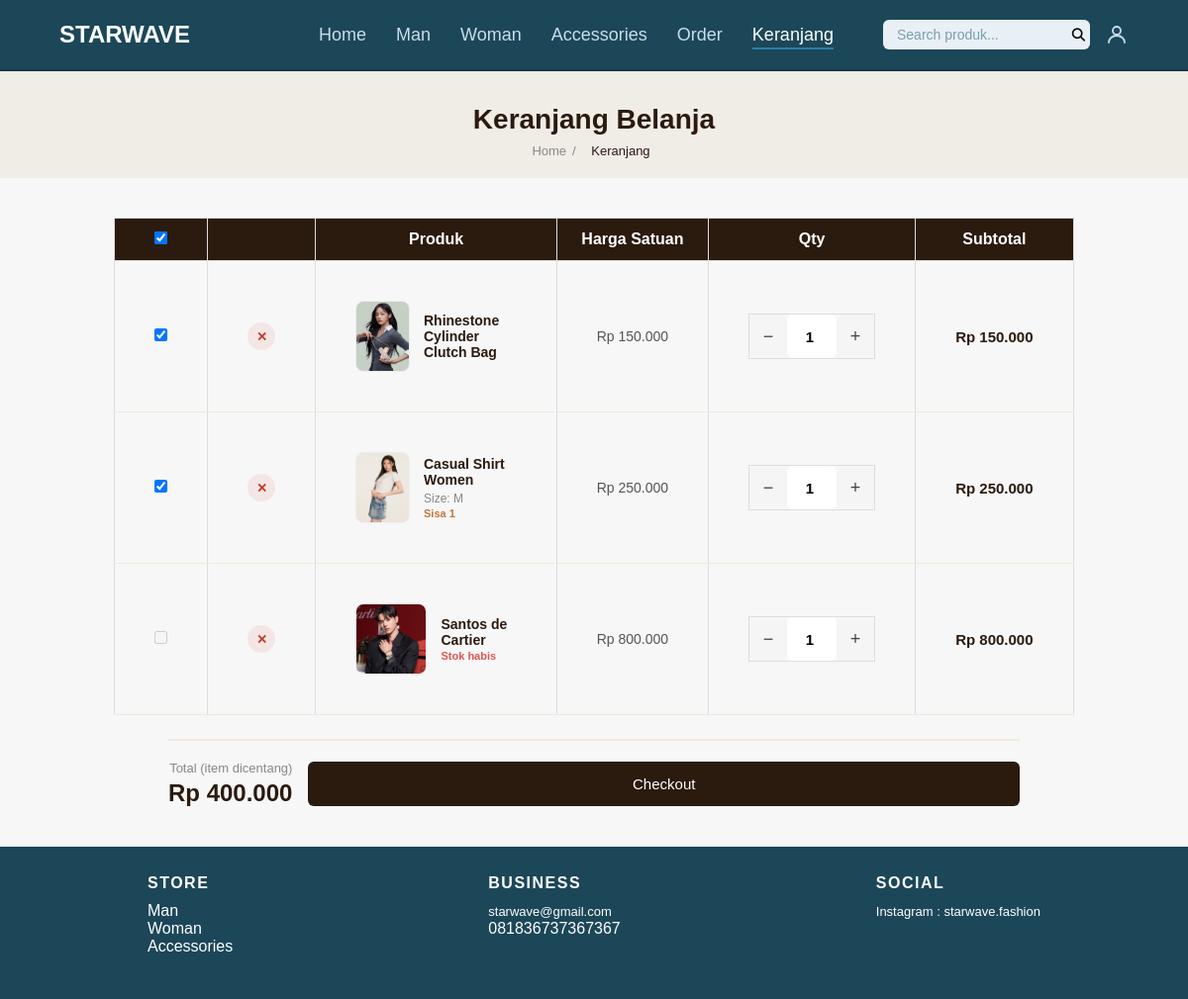
The app's page /keranjang.php (signed in) with its own data.
### tables this page shows
CREATE TABLE `produk` (
  `id` int(11) NOT NULL,
  `nama_produk` varchar(255) DEFAULT NULL,
  `harga` int(11) DEFAULT NULL,
  `gambar` varchar(255) DEFAULT NULL,
  `deskripsi` text DEFAULT NULL,
  `kategori` varchar(50) DEFAULT NULL,
  `created_at` datetime DEFAULT current_timestamp(),
  `stok_s` tinyint(1) DEFAULT 1,
  `stok_m` tinyint(1) DEFAULT 1,
  `stok_l` tinyint(1) DEFAULT 1,
  `stok_xl` tinyint(1) DEFAULT 1,
  `stok_xxl` tinyint(1) DEFAULT 1,
  `stok` int(11) NOT NULL DEFAULT 0
);

CREATE TABLE `keranjang` (
  `id` int(11) NOT NULL,
  `id_user` int(11) NOT NULL,
  `id_produk` int(11) NOT NULL,
  `nama_produk` varchar(255) NOT NULL,
  `harga` int(11) NOT NULL,
  `qty` int(11) NOT NULL DEFAULT 1,
  `ukuran` varchar(10) NOT NULL DEFAULT '-',
  `gambar` varchar(255) DEFAULT NULL,
  `created_at` datetime DEFAULT current_timestamp()
);

### keranjang.php (the view, shortened to what this page needs)
<?php
include 'config/koneksi.php';
$user_email = $_SESSION['user'];
$stmt = $pdo->prepare("SELECT * FROM users WHERE email = ?");
$stmt->execute([$user_email]);
$user = $stmt->fetch(PDO::FETCH_ASSOC);
$id_user = (int)$user['id_user'];
$stmt = $pdo->prepare("
    SELECT k.*,
           p.stok, p.stok_s, p.stok_m, p.stok_l, p.stok_xl, p.stok_xxl, p.kategori AS kategori_produk
    FROM keranjang k
    LEFT JOIN produk p ON k.id_produk = p.id
    WHERE k.id_user = ?
    ORDER BY k.created_at DESC
");
$stmt->execute([$id_user]);
$items = $stmt->fetchAll(PDO::FETCH_ASSOC);
?>
<!DOCTYPE html>
<html lang="id">
<head>
    <link rel="stylesheet" href="style.css">
    <link rel="stylesheet" href="order.css">
    <link rel="stylesheet" href="https://cdnjs.cloudflare.com/ajax/libs/font-awesome/6.5.1/css/all.min.css">
</head>
<body>
<header>
    <nav>
        <h1><a href="index.php">STARWAVE</a></h1>
        <ul>
            <li><a href="index.php">Home</a></li>
            <li><a href="man.php">Man</a></li>
            <li><a href="woman.php">Woman</a></li>
            <li><a href="accessories.php">Accessories</a></li>
            <li><a href="order.php">Order</a></li>
            <li><a href="keranjang.php" class="active">Keranjang</a></li>
        </ul>
        <form action="search.php" method="GET" class="search-form" onsubmit="return validateSearch(this)">
            <input type="text" name="q" placeholder="Search produk..." class="search-input">
            <button type="submit" class="search-btn">
                <i class="fa fa-search"></i>
            </button>
        </form>
        <?php if (isset($_SESSION['user'])): ?>
            <a href="profile.php" style="margin-left:15px; text-decoration:none; display:flex; align-items:center;" title="Profile">
                <?php
                    $stmt2 = $pdo->prepare("SELECT foto_profil FROM users WHERE email = ?");
                    $stmt2->execute([$_SESSION['user']]);
                    $navUser = $stmt2->fetch(PDO::FETCH_ASSOC);
                ?>
                <?php if (!empty($navUser['foto_profil']) && file_exists($navUser['foto_profil'])): ?>
                    <img src="<?= htmlspecialchars($navUser['foto_profil']) ?>"
                         style="width:34px; height:34px; border-radius:50%; object-fit:cover; border:2px solid #2a7fa8;">
                <?php else: ?>
                    <svg xmlns="http://www.w3.org/2000/svg" width="24" height="24" viewBox="0 0 24 24" fill="none" stroke="#c9dde8" stroke-width="1.8" stroke-linecap="round" stroke-linejoin="round">
                        <circle cx="12" cy="8" r="4"/>
                        <path d="M4 20c0-4 3.6-7 8-7s8 3 8 7"/>
                    </svg>
                <?php endif; ?>
            </a>
        <?php else: ?>
            <a href="masuk/login.php" class="btn-login">Login</a>
        <?php endif; ?>
    </nav>
</header>
<div class="breadcrumb-bar">
    <h1>Keranjang Belanja</h1>
    <div class="breadcrumb">
        <a href="index.php">Home</a><span>/</span>
        <span style="color:#2b1a0e">Keranjang</span>
    </div>
</div>
<section class="ord-detail-section">
<?php if (empty($items)): ?>
    <div style="text-align:center; padding:80px 0; color:#888;">
        <div style="font-size:60px; margin-bottom:16px;">🛒</div>
        <h2 style="margin-bottom:8px;">Keranjang kamu kosong</h2>
        <p style="margin-bottom:24px;">Yuk mulai belanja!</p>
        <a href="index.php" class="ord-btn-buy" style="text-decoration:none; padding:12px 32px;">Mulai Belanja</a>
    </div>
<?php else: ?>
    <form method="POST" action="proses_keranjang.php">
        <div style="display:flex; flex-direction:column; align-items:center;">
            <table class="ord-keranjang-table">
                <thead>
                    <tr>
                        <th style="width:36px;">
                            <input type="checkbox" id="checkAllItems" checked onclick="toggleAllItems(this)" title="Pilih semua">
                        </th>
                        <th style="width:50px;"></th>
                        <th>Produk</th>
                        <th>Harga Satuan</th>
                        <th>Qty</th>
                        <th>Subtotal</th>
                    </tr>
                </thead>
                <tbody>
                <?php foreach ($items as $it):
                    $subtotal = $it['harga'] * $it['qty'];
                    $stok_max = (int)$it['stok_max'];
                    $habis    = $stok_max <= 0;
                ?>
                    <tr class="ord-keranjang-row">
                        <td>
                            <input type="checkbox" name="checked[]" value="<?= $it['id'] ?>"
                                   class="item-checkbox" data-harga="<?= $it['harga'] ?>"
                                   <?= $habis ? '' : 'checked' ?> <?= $habis ? 'disabled' : '' ?>
                                   onchange="recalcTotal()">
                        </td>
                        <td>
                            <a href="proses_keranjang.php?hapus=<?= $it['id'] ?>" class="ord-btn-hapus-item" title="Hapus">✕</a>
                        </td>
                        <td>
                            <div class="ord-keranjang-produk">
                                <img src="<?= htmlspecialchars($it['gambar']) ?>" alt="<?= htmlspecialchars($it['nama_produk']) ?>" class="ord-keranjang-img">
                                <div>
                                    <div class="ord-keranjang-nama"><?= htmlspecialchars($it['nama_produk']) ?></div>
                                    <?php if (!empty($it['ukuran']) && $it['ukuran'] !== '-'): ?>
                                        <div class="ord-keranjang-ukuran">Size: <?= htmlspecialchars($it['ukuran']) ?></div>
                                    <?php endif; ?>
                                    <?php if ($habis): ?>
                                        <div style="font-size:11px;color:#e05555;font-weight:700;margin-top:2px;">Stok habis</div>
                                    <?php elseif ($stok_max <= 2): ?>
                                        <div style="font-size:11px;color:#c0773a;font-weight:700;margin-top:2px;">Sisa <?= $stok_max ?></div>
                                    <?php endif; ?>
                                </div>
                            </div>
                        </td>
                        <td class="ord-keranjang-harga">
                            Rp <?= number_format($it['harga'], 0, ',', '.') ?>
                        </td>
                        <td>
                            <div class="ord-qty-control" style="justify-content:center;">
                                <button type="button" class="ord-qty-btn" onclick="ubahQty(this, -1)">−</button>
                                <input class="ord-qty-input" type="number" name="qty[<?= $it['id'] ?>]"
                                       value="<?= $it['qty'] ?>" min="1" max="<?= $stok_max ?>"
                                       data-max="<?= $stok_max ?>" style="width:50px;" readonly>
                                <button type="button" class="ord-qty-btn" onclick="ubahQty(this, 1)">+</button>
                            </div>
                        </td>
                        <td class="ord-keranjang-subtotal" data-harga="<?= $it['harga'] ?>">
                            Rp <?= number_format($subtotal, 0, ',', '.') ?>
                        </td>
                    </tr>
                <?php endforeach; ?>
                </tbody>
            </table>
            <div class="ord-keranjang-footer">
                <div class="ord-keranjang-total-box">
                    <div class="ord-keranjang-total-label">Total (item dicentang)</div>
                    <div class="ord-keranjang-total-harga" id="grandTotal">
                    </div>
                </div>
                <button type="submit" name="beli_semua" value="1" class="ord-btn-cart" id="btnCheckout">
                    Checkout
                </button>
            </div>
        </div>
    </form>
<?php endif; ?>
</section>
<footer>
    <div class="footer-box">
        <div>
            <h3>Store</h3>
            <p>Man</p>
            <p>Woman</p>
            <p>Accessories</p>
        </div>
        <div>
            <h3>Business</h3>
            <p><a href="mailto:starwave@gmail.com">starwave@gmail.com</a></p>
            <p>081836737367367</p>
        </div>
        <div>
            <h3>Social</h3>
            <p><a href="https://instagram.com/starwave" target="_blank">Instagram : starwave.fashion</a></p>
        </div>
    </div>
</footer>
</body>
</html>

### style.css (style rules this page uses)
* { margin: 0; padding: 0; box-sizing: border-box; font-family: Arial; }
body { background: #fff; padding-top: 65px; display: flex; flex-direction: column; min-height: 100vh; }
nav { display: flex; align-items: center; padding: 20px 60px; background: #1C4759; border-bottom: 2px solid #163743; position: fixed; top: 0; left: 0; width: 100%; z-index: 1000; box-sizing: border-box; }
nav h1 { margin-right: 80px; color: #fff; }
nav h1 a { color: #fff; text-decoration: none; }
nav ul { display: flex; list-style: none; margin: 0 auto; gap: 30px; }
nav ul li a { text-decoration: none; color: #c9dde8; font-size: 18px; transition: color 0.2s; }
nav ul li a.active { color: #fff; border-bottom: 2px solid #2a7fa8; padding-bottom: 3px; }
nav > a { color: #c9dde8 !important; text-decoration: none; font-size: 18px; transition: color 0.2s; }
nav input[type="text"], nav input[type="search"] { padding: 7px 14px; border: none; border-radius: 6px; font-size: 14px; background: #e8f0f5; color: #1C4759; outline: none; }
nav input[type="text"]::placeholder, nav input[type="search"]::placeholder { color: #7a9eb0; }
footer { background: #1C4759; padding: 28px 20px; position: relative; margin-top: auto; }
.footer-box { display: flex; justify-content: space-around; margin-bottom: 16px; }
footer p, footer h3 { color: #ffffff; }
footer h3 { color: #ffffff; font-size: 16px; font-weight: 800; margin-bottom: 10px; letter-spacing: 1.5px; text-transform: uppercase; }
footer a { color: #ffffff; text-decoration: none; font-size: 13px; transition: color 0.2s; }
table { width: 100%; border-collapse: collapse; margin-top: 20px; }
th, td { border: 1px solid #ddd; padding: 12px; }
th { background: #1C4759; color: white; }
form { display: flex; flex-direction: column; gap: 10px; max-width: 400px; }
input { padding: 8px; border: 1px solid #b8d4e0; border-radius: 6px; }
button { padding: 10px; background: #1C4759; color: white; border: none; border-radius: 6px; cursor: pointer; transition: background 0.2s; }
.search-form { display: inline-block; position: relative; }
.search-input { padding: 5px 35px 5px 10px; border: 1px solid #ccc; border-radius: 5px; }
.search-btn { position: absolute; right: 5px; top: 50%; transform: translateY(-50%); background: none; border: none; cursor: pointer; padding: 0; }
.search-btn i { color: rgb(8, 8, 8); }

### records on screen
keranjang: gambar (picture), nama_produk "Rhinestone Cylinder Clutch Bag", harga "150.000", qty "1", subtotal "150.000"
produk: stok "☑"
keranjang: gambar (picture), nama_produk "Casual Shirt Women", ukuran "M", stok_max "1", harga "250.000", qty "1", subtotal "250.000"
keranjang: gambar (picture), nama_produk "Santos de Cartier", shows "Stok habis", harga "800.000", qty "1", subtotal "800.000"
